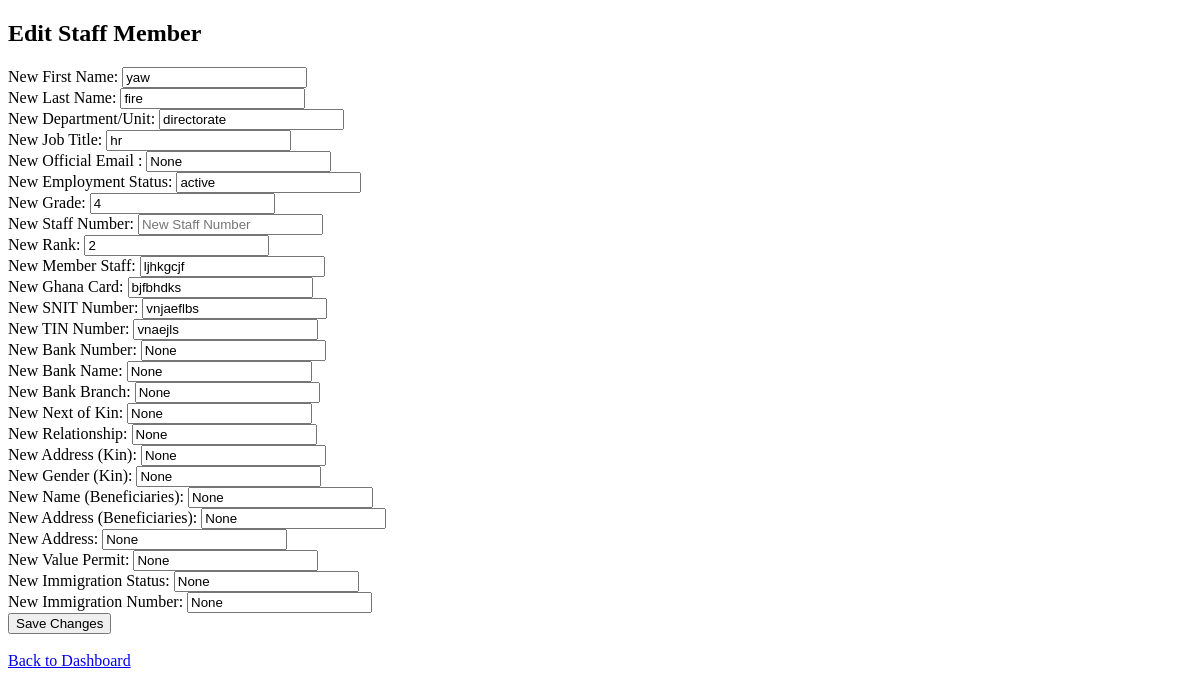
The page /edit/1 (signed in) on the database as committed earlier.
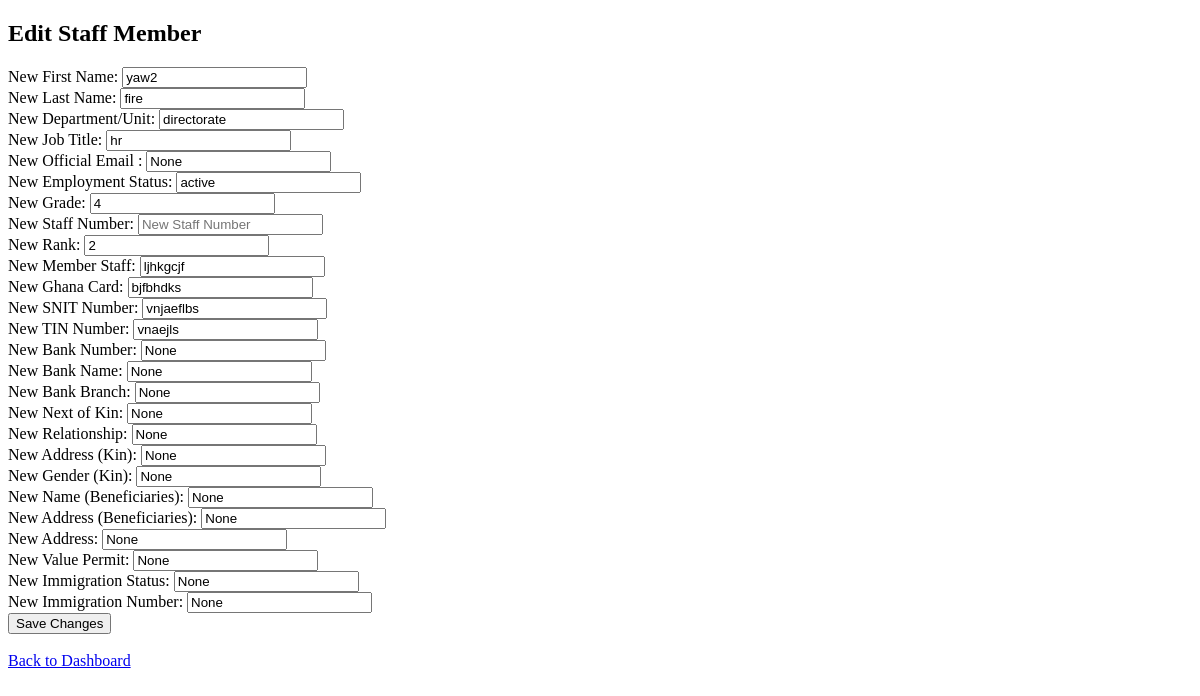
The same page on the database as committed later.
### sever.py (models this page shows, shortened)
class Staff(db.Model, UserMixin):
    id = db.Column(db.Integer, primary_key=True)
    surname = db.Column(db.String())
    firstname = db.Column(db.String())
    maiden_name = db.Column(db.String())
    official_email = db.Column(db.String())
    personal_email = db.Column(db.String())
    password = db.Column(db.String())
    position = db.Column(db.String())
    member_staff = db.Column(db.String())
    department_directorate_unit = db.Column(db.String())
    number = db.Column(db.String())
    gender = db.Column(db.String())
    rank = db.Column(db.String())
    grade = db.Column(db.String())
    job_title = db.Column(db.String())
    employment_status = db.Column(db.String())
    date_of_appointment = db.Column(db.Date)
    end_of_contract = db.Column(db.Date)
    ghana_card = db.Column(db.String(100))
    snit_number = db.Column(db.String(100))
    tin_number = db.Column(db.String(100))
    immigration_status = db.Column(db.String(100))
    immigration_number = db.Column(db.String(100))
    value_permit = db.Column(db.String(100))
    address = db.Column(db.String(200))
    bank_number = db.Column(db.String(100))
    admin_full_name = db.Column(db.String(255))
    admin_email = db.Column(db.String(255))
    admin_password = db.Column(db.String(255))
    bank_name = db.Column(db.String(100))
    bank_branch = db.Column(db.String(100))
    next_of_kin = db.Column(db.String(100))
    relationship = db.Column(db.String(100))
    address_kin = db.Column(db.String(100))
    gender_kin = db.Column(db.String(100))
    name_beneficiaries = db.Column(db.String(100))
    address_beneficiaries = db.Column(db.String(100))
    other_beneficiaries = db.Column(db.String(100))
    gender_beneficiaries = db.Column(db.String(100))
    date_created = db.Column(db.DateTime, default=db.func.current_timestamp())

### sever.py (the view)
@app.route('/edit/<int:staff_id>', methods=['GET'])
@login_required
def edit_staff(staff_id):
    staff_member = Staff.query.get(staff_id)
    if staff_member:
        return render_template('edit_staff.html', staff_member=staff_member)
    else:
        return "Staff member not found."

### sever.py (called while the page is built)
@login_manager.user_loader
def load_user(user_id):
    return Staff.query.get(int(user_id))

### templates/edit_staff.html (shortened to what the changed rows need)
<!DOCTYPE html>
<html>
<head>
</head>
<body>
    <h2>Edit Staff Member</h2>
    <form action="{{ url_for('update_staff', staff_id=staff_member.id) }}" method="POST">
        <label for="new_firstname">New First Name:</label>
        <input type="text" id="new_firstname" name="new_firstname" placeholder="New First Name" value="{{ staff_member.firstname }}"><br>
        <label for="new_surname">New Last Name:</label>
        <input type="text" id="new_surname" name="new_surname" placeholder="New Last Name" value="{{ staff_member.surname }}"><br>
        <label for="new_department">New Department/Unit:</label>
        <input type="text" id="new_department" name="new_department" placeholder="New Department/Unit" value="{{ staff_member.department_directorate_unit }}"><br>
        <label for="new_job_title">New Job Title:</label>
        <input type="text" id="new_job_title" name="new_job_title" placeholder="New Job Title" value="{{ staff_member.job_title }}"><br>
        <label for="new_official_email">New Official Email :</label>
        <input type="text" id="new_official_email" name="new_official_email" placeholder="New Official Email" value="{{ staff_member.official_email }}"><br>
        <label for="new_employment_status">New Employment Status:</label>
        <input type="text" id="new_employment_status" name="new_employment_status" placeholder="New Employment Status" value="{{ staff_member.employment_status }}"><br>
        <label for="new_grade">New Grade:</label>
        <input type="text" id="new_grade" name="new_grade" placeholder="New Grade" value="{{ staff_member.grade }}"><br>
        <label for="new_staff_number">New Staff Number:</label>
        <input type="text" id="new_staff_number" name="new_staff_number" placeholder="New Staff Number" value="{{ staff_member.staff_number }}"><br>
        <label for="new_rank">New Rank:</label>
        <input type="text" id="new_rank" name="new_rank" placeholder="New Rank" value="{{ staff_member.rank }}"><br>
        <label for="new_member_staff">New Member Staff:</label>
        <input type="text" id="new_member_staff" name="new_member_staff" placeholder="New Member Staff" value="{{ staff_member.member_staff }}"><br>
        <label for="new_ghana_card">New Ghana Card:</label>
        <input type="text" id="new_ghana_card" name="new_ghana_card" placeholder="New Ghana Card" value="{{ staff_member.ghana_card }}"><br>
            <label for="new_snit_number">New SNIT Number:</label>
            <input type="text" id="new_snit_number" name="new_snit_number" placeholder="New SNIT Number" value="{{ staff_member.snit_number }}"><br>
            <label for="new_tin_number">New TIN Number:</label>
            <input type="text" id="new_tin_number" name="new_tin_number" placeholder="New TIN Number" value="{{ staff_member.tin_number }}"><br>
            <label for="new_bank_number">New Bank Number:</label>
            <input type="text" id="new_bank_number" name="new_bank_number" placeholder="New Bank Number" value="{{ staff_member.bank_number }}"><br>
            <label for="new_bank_name">New Bank Name:</label>
            <input type="text" id="new_bank_name" name="new_bank_name" placeholder="New Bank Name" value="{{ staff_member.bank_name }}"><br>
            <label for="new_bank_branch">New Bank Branch:</label>
            <input type="text" id="new_bank_branch" name="new_bank_branch" placeholder="New Bank Branch" value="{{ staff_member.bank_branch }}"><br>
            <label for="new_next_of_kin">New Next of Kin:</label>
            <input type="text" id="new_next_of_kin" name="new_next_of_kin" placeholder="New Next of Kin" value="{{ staff_member.next_of_kin }}"><br>
            <label for="new_relationship">New Relationship:</label>
            <input type="text" id="new_relationship" name="new_relationship" placeholder="New Relationship" value="{{ staff_member.relationship }}"><br>
            <label for="new_address_kin">New Address (Kin):</label>
            <input type="text" id="new_address_kin" name="new_address_kin" placeholder="New Address (Kin)" value="{{ staff_member.address_kin }}"><br>
            <label for="new_gender_kin">New Gender (Kin):</label>
            <input type="text" id="new_gender_kin" name="new_gender_kin" placeholder="New Gender (Kin)" value="{{ staff_member.gender_kin }}"><br>
            <label for="new_name_beneficiaries">New Name (Beneficiaries):</label>
            <input type="text" id="new_name_beneficiaries" name="new_name_beneficiaries" placeholder="New Name (Beneficiaries)" value="{{ staff_member.name_beneficiaries }}"><br>
            <label for="new_address_beneficiaries">New Address (Beneficiaries):</label>
            <input type="text" id="new_address_beneficiaries" name="new_address_beneficiaries" placeholder="New Address (Beneficiaries)" value="{{ staff_member.address_beneficiaries }}"><br>
            <label for="new_address">New Address:</label>
            <input type="text" id="new_address" name="new_address" placeholder="New Address" value="{{ staff_member.address }}"><br>
            <label for="new_value_permit">New Value Permit:</label>
            <input type="text" id="new_value_permit" name="new_value_permit" placeholder="New Value Permit" value="{{ staff_member.value_permit }}"><br>
            <label for="new_immigration_status">New Immigration Status:</label>
            <input type="text" id="new_immigration_status" name="new_immigration_status" placeholder="New Immigration Status" value="{{ staff_member.immigration_status }}"><br>
            <label for="new_immigration_number">New Immigration Number:</label>
            <input type="text" id="new_immigration_number" name="new_immigration_number" placeholder="New Immigration Number" value="{{ staff_member.immigration_number }}"><br>
        <button type="submit">Save Changes</button>
    </form>
    <br>
</body>
</html>

Rows that differ between the two databases and show on the page:
changed Staff "fire": new_firstname "yaw" → "yaw2"
